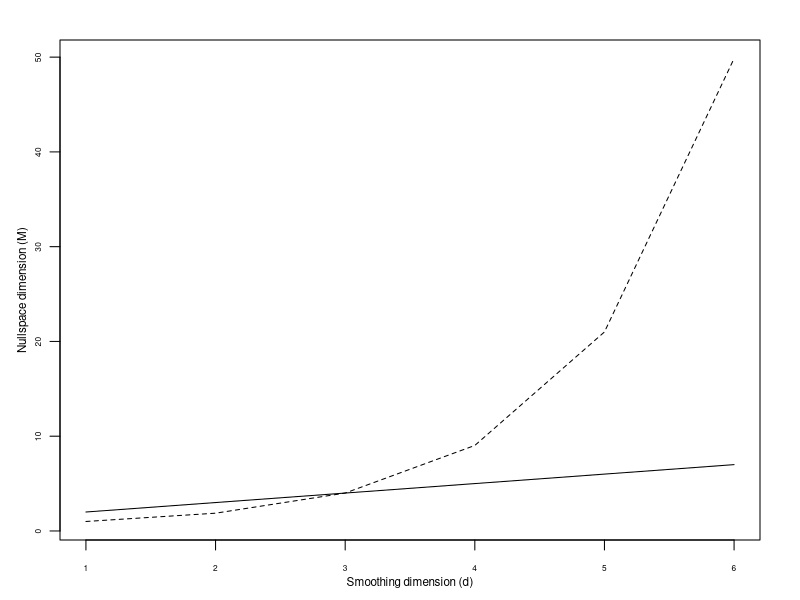

Recreate this plot in R.
# figure to demonstrate how big the nullspace is in tprs
# compared to using Duchon splines

# for dimension 1 to 100...
d<-1:6

# first tprs
# resitriction that 2m>d+1 => m= (d-1)/2 +1 as a minimum
m<-(d-1)/2+1
tprs.nullspace<-choose(m+d-1,d)

# now for Duchon, m=2, use s to make up the gap
duchon.nullspace<-choose(2+d-1,d)

mmin<-min(c(tprs.nullspace,duchon.nullspace))
mmax<-max(c(tprs.nullspace,duchon.nullspace))

#pdf(file="nullspace-dim.pdf",width=4,height=4)
postscript(file="Fig2.eps",width=4,height=4,horizontal=FALSE)


par(mgp=c(1.5,0.75,0),mar=c(3,3,2,2),cex.axis=0.5,cex.lab=0.7)

plot(x=d,y=seq(mmin,mmax,len=length(d)),type="n",xlab="Smoothing dimension (d)",ylab="Nullspace dimension (M)")
lines(x=d,y=tprs.nullspace,lty=2)
lines(x=d,y=duchon.nullspace,lty=1)


dev.off()
